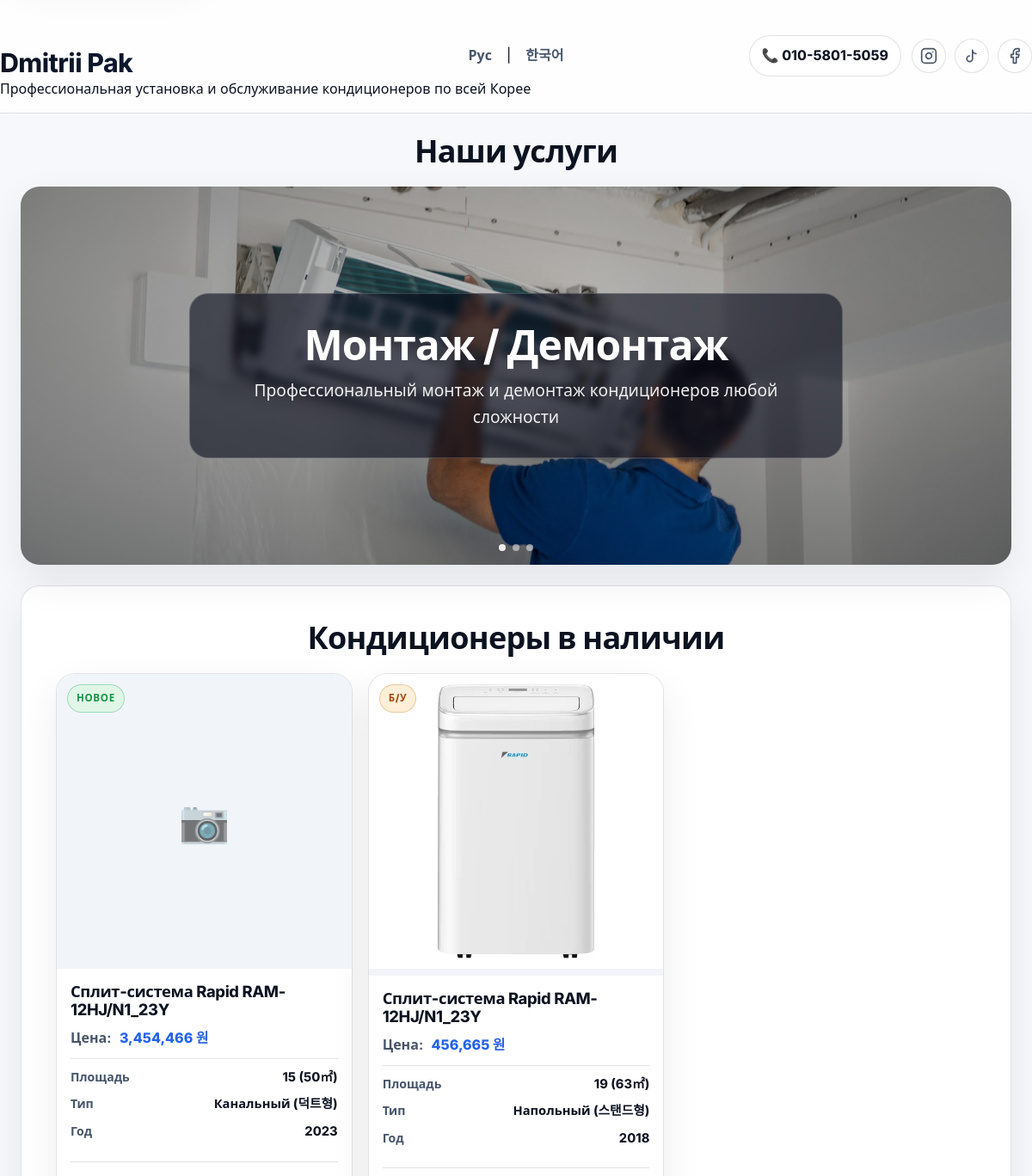
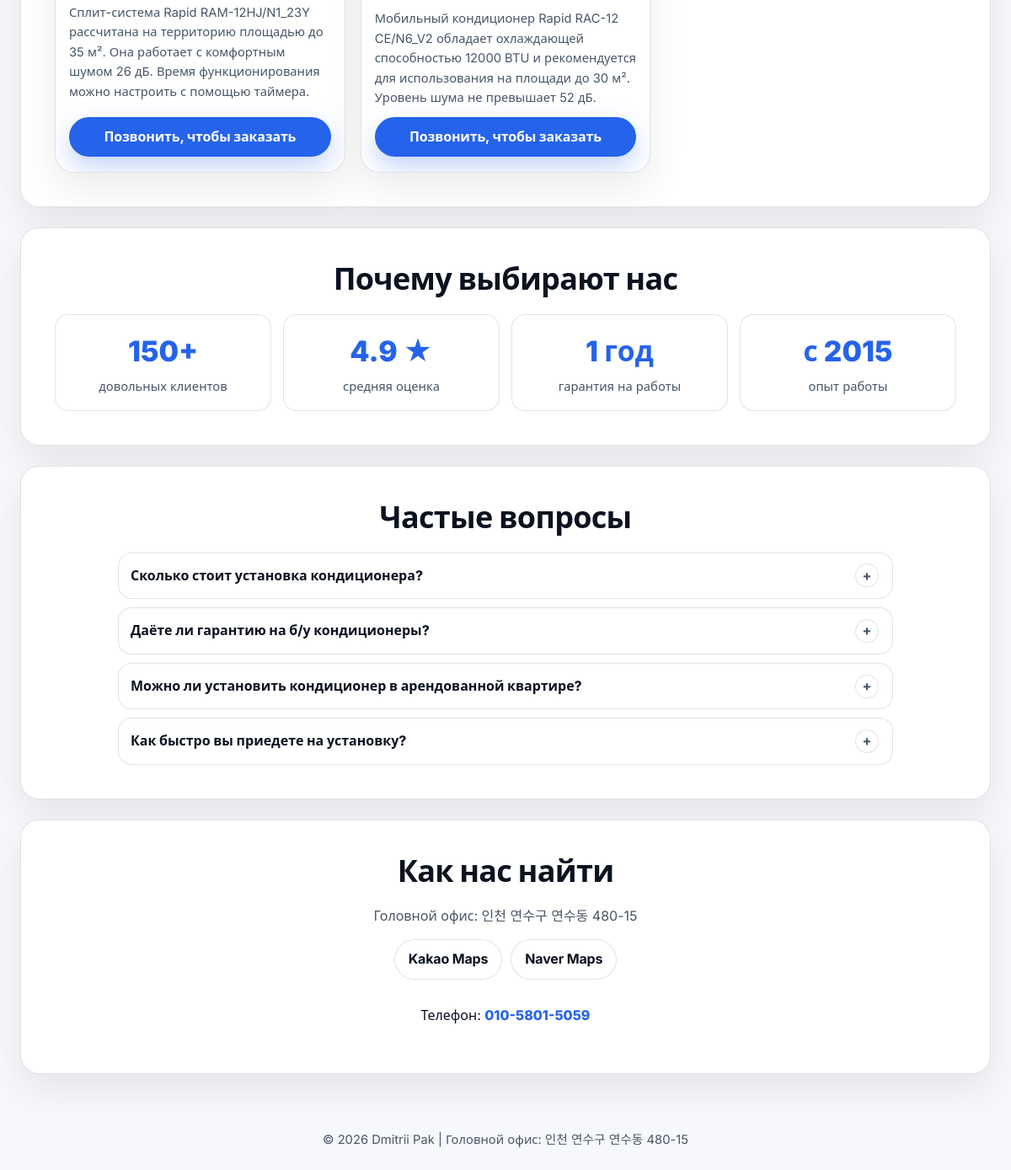
The page / on the database its author committed (2 pictures, top to bottom).
### tables this page shows
CREATE TABLE products (
        id INTEGER PRIMARY KEY AUTOINCREMENT,
        name_ru TEXT NOT NULL,
        name_ko TEXT NOT NULL,
        price TEXT NOT NULL,
        desc_ru TEXT,
        desc_ko TEXT,
        image TEXT,
        status TEXT DEFAULT 'available',
        created_at DATETIME DEFAULT CURRENT_TIMESTAMP
    );

### config.php (called while the page is built, shortened)
<?php
$lang_strings = [
    'ru' => [
        'nav_home' => 'Главная',
        'nav_admin' => 'Админка',
        'price_label' => 'Цена',
        'phone_label' => 'Телефон',
        'contact_title' => 'Контакты',
        'btn_order' => 'Позвонить, чтобы заказать',
        'no_products' => 'Нет товаров в наличии. Загляните позже!',
        'admin_title' => 'Админ-панель',
        'add_product' => 'Добавить товар',
        'name_ru' => 'Название (Русский)',
        'name_ko' => 'Название (한국어)',
        'desc_ru' => 'Описание (Русский)',
        'desc_ko' => '설명 (한국어)',
        'price_field' => 'Цена (KRW)',
        'image_field' => 'Фото',
        'submit_add' => 'Добавить',
        'existing_products' => 'Существующие товары',
        'delete' => 'Удалить',
        'logout' => 'Выход'
    ],
    'ko' => [
        'nav_home' => '홈',
        'nav_admin' => '관리자',
        'price_label' => '가격',
        'phone_label' => '전화',
        'contact_title' => '연락처',
        'btn_order' => '주문하려면 전화하세요',
        'no_products' => '현재 재고가 없습니다. 나중에 다시 방문해주세요!',
        'admin_title' => '관리자 패널',
        'add_product' => '상품 추가',
        'name_ru' => '제품명 (러시아어)',
        'name_ko' => '제품명 (한국어)',
        'desc_ru' => '설명 (러시아어)',
        'desc_ko' => '설명 (한국어)',
        'price_field' => '가격 (원)',
        'image_field' => '이미지',
        'submit_add' => '추가하기',
        'existing_products' => '기존 상품',
        'delete' => '삭제',
        'logout' => '로그아웃'
    ]
];

### modules/products.php (the view, shortened to what this page needs)
<?php
global $pdo, $PROJECT_CONFIG, $lang, $lang_strings;
$table = $PROJECT_CONFIG['table_name'];
$stmt = $pdo->query("SELECT * FROM $table ORDER BY created_at DESC");
$products = $stmt->fetchAll(PDO::FETCH_ASSOC);
function normalizeDigits(string $value): string {
    return preg_replace('/\D+/u', '', $value) ?? '';
}
function formatPrice(string $value): string {
    $digits = normalizeDigits($value);
    return number_format((int)$digits, 0, '.', ',');
}
function pyeongToSqm(string $value): ?string {
    if (preg_match('/㎡/u', $value)) {
        return null;
    }
    $pyeong = null;
    $sqm = (int)round($pyeong * 3.305785);
    return $sqm . '㎡';
}
function parseProductSpecs(string $text, string $lang): array {
    $raw = preg_replace("/\r\n|\r/u", "\n", trim($text));
    $lines = preg_split("/\n/u", $raw);
    $specs = [];
    $rest = [];
    $condition = null;
    $short = null;
    $type = null;
    foreach ($lines as $line) {
        $line = trim($line);
        if ($condition === null && preg_match('/\b(Б\\/У|БУ|пробегом|중고)\b/iu', $line)) {
            $condition = 'used';
        }
        if ($condition === null && preg_match('/\b(Новые модели|새\\s*모델|신제품)\b/iu', $line)) {
            $condition = 'new';
        }
        if (preg_match('/^\s*(Новые модели|새\\s*모델|신제품)\s*$/iu', $line)) {
            continue;
        }
        if (preg_match('/^\s*(Б\\/У|БУ|중고)\s*$/iu', $line)) {
            continue;
        }
        if ($short === null && preg_match('/^(Кратко|Краткое описание)\s*:\s*(.+)$/iu', $line, $m)) {
            $short = trim($m[2]);
            continue;
        }
        if ($short === null && preg_match('/^(간단\s*설명|요약)\s*:\s*(.+)$/iu', $line, $m)) {
            $short = trim($m[2]);
            continue;
        }
        if (preg_match('/^(Площадь помещения|Площадь|면적|평수)\\s*:\\s*(.+)$/iu', $line, $m)) {
            $areaValue = trim($m[2]);
            $sqm = pyeongToSqm($areaValue);
            $specs[] = [
                'key' => 'area',
                'label' => $lang === 'ru' ? 'Площадь' : '면적',
                'value' => $areaValue,
            ];
            continue;
        }
        if ($type === null && preg_match('/^(Тип|유형|타입)\\s*:\\s*(.+)$/iu', $line, $m)) {
            $type = trim($m[2]);
            $specs[] = [
                'key' => 'type',
                'label' => $lang === 'ru' ? 'Тип' : '유형',
                'value' => $type,
            ];
            continue;
        }
        if (preg_match('/^(Год|제조)\\s*:\\s*(.+)$/iu', $line, $m)) {
            $specs[] = [
                'key' => 'year',
                'label' => $lang === 'ru' ? 'Год' : '제조',
                'value' => trim($m[2]),
            ];
            continue;
        }
        $rest[] = $line;
    }
    return [
        'specs' => array_slice($specs, 0, 4),
        'short' => $short,
        'rest' => implode("\n", $rest),
        'condition' => $condition,
    ];
}
?>
<section class="section products-section" aria-labelledby="products-title">
    <div class="section-head">
        <h2 class="section-title" id="products-title"><?php echo $lang == 'ru' ? 'Кондиционеры в наличии' : '재고 있는 에어컨'; ?></h2>
    </div>
    <div class="products-grid">
        <?php if (empty($products)): ?>
            <p class="empty-state"><?php echo t('no_products'); ?></p>
        <?php else: ?>
            <?php foreach ($products as $prod): ?>
                <?php
                $parsed = parseProductSpecs((string)($prod["desc_$lang"] ?? ''), (string)$lang);
                $specs = $parsed['specs'] ?? [];
                $short = (string)($parsed['short'] ?? '');
                $descRest = (string)($parsed['rest'] ?? '');
                $condition = $parsed['condition'] ?? null;
                $priceFormatted = formatPrice((string)($prod['price'] ?? ''));
                ?>
                <article class="product-card">
                    <div class="product-media">
                        <?php
                        $imgSrc = null;
                        if (!empty($prod['image'])) {
                            $thumbPath = $PROJECT_CONFIG['thumb_dir'] . $prod['image'];
                            $uploadPath = $PROJECT_CONFIG['upload_dir'] . $prod['image'];
                            if (file_exists($thumbPath)) {
                                $imgSrc = $PROJECT_CONFIG['thumb_dir'] . $prod['image'];
                            } elseif (file_exists($uploadPath)) {
                                $imgSrc = $PROJECT_CONFIG['upload_dir'] . $prod['image'];
                            }
                        }
                        ?>
                        <?php if ($imgSrc !== null): ?>
                            <img src="<?php echo htmlspecialchars($imgSrc); ?>" alt="<?php echo htmlspecialchars($prod["name_$lang"]); ?>" class="product-img" loading="lazy">
                        <?php else: ?>
                            <div class="no-img" aria-hidden="true">📷</div>
                        <?php endif; ?>
                        <div class="product-badges">
                            <?php if ($condition === 'new'): ?>
                                <span class="badge badge-new"><?php echo $lang === 'ru' ? 'Новое' : '신제품'; ?></span>
                            <?php elseif ($condition === 'used'): ?>
                                <span class="badge badge-used"><?php echo $lang === 'ru' ? 'Б/У' : '중고'; ?></span>
                            <?php endif; ?>
                        </div>
                    </div>
                    <div class="product-info">
                        <h3 class="product-title"><?php echo htmlspecialchars($prod["name_$lang"]); ?></h3>
                        <div class="product-meta">
                            <p class="price"><span class="price-label"><?php echo t('price_label'); ?>:</span> <?php echo htmlspecialchars($priceFormatted !== '' ? $priceFormatted : (string)$prod['price']); ?> 원</p>
                        </div>
                        <?php if (!empty($specs)): ?>
                            <ul class="product-specs">
                                <?php foreach ($specs as $spec): ?>
                                    <li class="product-spec spec-<?php echo htmlspecialchars($spec['key']); ?>">
                                        <span class="spec-label"><?php echo htmlspecialchars($spec['label']); ?></span>
                                        <span class="spec-value"><?php echo htmlspecialchars($spec['value']); ?></span>
                                    </li>
                                <?php endforeach; ?>
                            </ul>
                        <?php endif; ?>
                        <?php if (!empty($specs) && ($short !== '' || $descRest !== '')): ?>
                            <div class="product-divider" aria-hidden="true"></div>
                        <?php endif; ?>
                        <?php if ($short !== ''): ?>
                            <p class="product-short"><?php echo htmlspecialchars($short); ?></p>
                        <?php endif; ?>
                        <a href="tel:<?php echo $PROJECT_CONFIG['phone']; ?>" class="btn btn-primary btn-order"><?php echo t('btn_order'); ?></a>
                    </div>
                </article>
            <?php endforeach; ?>
        <?php endif; ?>
    </div>
</section>

### index.php (shortened to what this page needs)
<?php
require_once 'config.php';
$lang = isset($_GET['lang']) && in_array($_GET['lang'], ['ru', 'ko']) ? $_GET['lang'] : 'ru';
function t($key) {
    global $lang_strings, $lang;
    return $lang_strings[$lang][$key] ?? $key;
}
global $PROJECT_CONFIG, $lang, $lang_strings, $pdo;
?>
<!DOCTYPE html>
<html lang="<?php echo $lang; ?>">
<head>
    <link rel="stylesheet" href="css/swiper-bundle.min.css">
    <link rel="stylesheet" href="style.css?v=2">
</head>
<body>
<header>
    <div class="container header-inner">
        <div class="logo">
            <h1><?php echo $PROJECT_CONFIG['site_name'][$lang]; ?></h1>
            <?php echo $PROJECT_CONFIG['site_subtitle'][$lang]; ?>
        </div>
        <div class="header-controls">
            <div class="lang-switch">
                <a href="?lang=ru">Рус</a> | <a href="?lang=ko">한국어</a>
            </div>
            <div class="contact-info">
                <a href="tel:<?php echo $PROJECT_CONFIG['phone']; ?>" class="header-phone">📞 <?php echo $PROJECT_CONFIG['phone']; ?></a>
                <div class="social-links">
                    <a href="#" class="social-link" aria-label="Instagram">
                    </a>
                    <a href="#" class="social-link" aria-label="TikTok">
                        <svg width="20" height="20" viewBox="0 0 24 24" fill="none" stroke="currentColor" stroke-width="2" stroke-linecap="round" stroke-linejoin="round">
                            <path d="M9 12a4 4 0 1 0 4 4V4a5 5 0 0 0 5 5"></path>
                        </svg>
                    </a>
                    <a href="#" class="social-link" aria-label="Facebook">
                        <svg width="20" height="20" viewBox="0 0 24 24" fill="none" stroke="currentColor" stroke-width="2" stroke-linecap="round" stroke-linejoin="round">
                            <path d="M18 2h-3a5 5 0 0 0-5 5v3H7v4h3v8h4v-8h3l1-4h-4V7a1 1 0 0 1 1-1h3z"></path>
                        </svg>
                    </a>
                </div>
            </div>
        </div>
    </div>
</header>
<main class="container" id="main">
    <?php
    include __DIR__ . '/modules/hero-slider.php';
    include __DIR__ . '/modules/products.php';
    include __DIR__ . '/modules/advantages.php';
    include __DIR__ . '/modules/faq.php';
    include __DIR__ . '/modules/map.php';
    ?>
</main>
<footer>
    <div class="container">
        <p>© <?php echo date('Y'); ?> <?php echo $PROJECT_CONFIG['site_name'][$lang]; ?> | <?php echo $PROJECT_CONFIG['address']; ?></p>
    </div>
</footer>
</body>
</html>

### modules/hero-slider.php (shortened to what this page needs)
<?php
global $PROJECT_CONFIG, $lang;
$slides = $PROJECT_CONFIG['slides'] ?? [];
?>
<section class="section section-hero" aria-labelledby="services-title">
    <div class="section-head">
        <h2 class="section-title" id="services-title"><?php echo $lang == 'ru' ? 'Наши услуги' : '서비스'; ?></h2>
    </div>
    <div class="swiper hero-slider">
        <div class="swiper-wrapper">
            <?php foreach ($slides as $slide): ?>
                <div class="swiper-slide hero-slide" style="background-image: url('<?php echo htmlspecialchars($slide['image']); ?>');">
                    <div class="hero-content">
                        <h3><?php echo htmlspecialchars($slide['title_' . $lang]); ?></h3>
                        <p><?php echo htmlspecialchars($slide['desc_' . $lang]); ?></p>
                    </div>
                </div>
            <?php endforeach; ?>
        </div>
        <div class="swiper-pagination"></div>
    </div>
</section>

### modules/advantages.php
<?php
global $PROJECT_CONFIG, $lang;
$advantages = $PROJECT_CONFIG['advantages'][$lang];
?>
<section class="section advantages" aria-labelledby="advantages-title">
    <div class="section-head">
        <h2 class="section-title" id="advantages-title"><?php echo $lang == 'ru' ? 'Почему выбирают нас' : '선택 이유'; ?></h2>
    </div>
    <div class="advantages-grid">
        <?php foreach ($advantages as $item): ?>
            <div class="advantage-card">
                <div class="advantage-value"><?php echo htmlspecialchars($item['value']); ?></div>
                <div class="advantage-label"><?php echo htmlspecialchars($item['label']); ?></div>
            </div>
        <?php endforeach; ?>
    </div>
</section>

### modules/faq.php (shortened to what this page needs)
<?php
global $PROJECT_CONFIG, $lang;
$faq_items = $PROJECT_CONFIG['faq'][$lang];
?>
<section class="section faq" aria-labelledby="faq-title">
    <div class="section-head">
        <h2 class="section-title" id="faq-title"><?php echo $lang == 'ru' ? 'Частые вопросы' : '자주 묻는 질문'; ?></h2>
    </div>
    <div class="faq-list">
        <?php foreach ($faq_items as $item): ?>
            <details class="faq-item">
                <summary class="faq-question"><?php echo htmlspecialchars($item['q']); ?></summary>
            </details>
        <?php endforeach; ?>
    </div>
</section>

### modules/map.php
<?php
global $PROJECT_CONFIG, $lang;
$address = $PROJECT_CONFIG['address'];
$phone = $PROJECT_CONFIG['phone'];
$kakao_link = $PROJECT_CONFIG['map_links']['kakao'];
$naver_link = $PROJECT_CONFIG['map_links']['naver'];
?>
<section class="section map-contacts" aria-labelledby="contacts-title">
    <div class="section-head">
        <h2 class="section-title" id="contacts-title"><?php echo $lang == 'ru' ? 'Как нас найти' : '찾아오시는 길'; ?></h2>
    </div>
    <div class="map-info">
        <p class="address"><?php echo htmlspecialchars($address); ?></p>
        <div class="map-links">
            <a href="<?php echo htmlspecialchars($kakao_link); ?>" target="_blank" rel="noopener noreferrer" class="btn btn-ghost map-link kakao">Kakao Maps</a>
            <a href="<?php echo htmlspecialchars($naver_link); ?>" target="_blank" rel="noopener noreferrer" class="btn btn-ghost map-link naver">Naver Maps</a>
        </div>
        <div class="contact-simple">
            <p><?php echo $lang == 'ru' ? 'Телефон:' : '전화:'; ?> <a href="tel:<?php echo htmlspecialchars($phone); ?>"><?php echo htmlspecialchars($phone); ?></a></p>
        </div>
    </div>
</section>

### rows shown on the page
products: name_ru "Сплит-система Rapid RAM-12HJ/N1_23Y", price "3,454,466", label "Площадь", value "15 (50㎡)", label "Тип", value "Канальный (덕트형)", label "Год", value "2023", desc_ru "Сплит-система Rapid RAM-12HJ/N1_23Y рассчитана на территорию площадью до 35 м². Она работает с комфортным шумом 26 дБ. Время функционирования можно настроить с помощью таймера."
products: image (picture), name_ru "Сплит-система Rapid RAM-12HJ/N1_23Y", price "456,665", label "Площадь", value "19 (63㎡)", label "Тип", value "Напольный (스탠드형)", label "Год", value "2018", desc_ru "Мобильный кондиционер Rapid RAC-12 CE/N6_V2 обладает охлаждающей способностью 12000 BTU и рекомендуется для использования на площади до 30 м². Уровень шума не превышает 52 дБ."

### other values the page prints
$PROJECT_CONFIG['site_subtitle'][$lang] "Профессиональная установка и обслуживание кондиционеров по всей Корее"
$PROJECT_CONFIG['phone'] "010-5801-5059"
$slide['title_' . $lang] "Монтаж / Демонтаж"
$slide['desc_' . $lang] "Профессиональный монтаж и демонтаж кондиционеров любой сложности"
$item['value'] "150+"
$item['label'] "довольных клиентов"
$item['value'] "4.9 ★"
$item['label'] "средняя оценка"
$item['value'] "1 год"
$item['label'] "гарантия на работы"
$item['value'] "с 2015"
$item['label'] "опыт работы"
$item['q'] "Сколько стоит установка кондиционера?"
$item['q'] "Даёте ли гарантию на б/у кондиционеры?"
$item['q'] "Можно ли установить кондиционер в арендованной квартире?"
